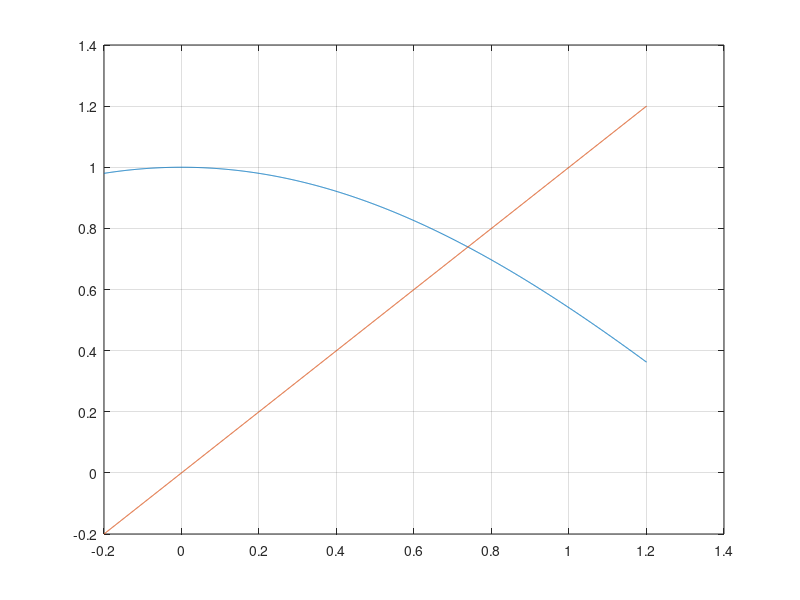

This chart was generated by the following MATLAB code: (Note: this script raises an error after producing the figure.)
clear all;close all;clc;
disp("Probaremos el metodo de punto fijo")

function y = f(x)
y = cos(x);
end

x=-0.2:0.001:1.2;


hold off;
disp("Dibujando funcion");
plot(x,f(x));
grid on;
hold on;
pause;
disp("Dibujando y=x");
plot(x,x);
pause;

x1 = 0;
precision = 0.001;
maxiter = 100;

[sol,x,incr,k] = puntofijo("f",x1,precision,maxiter);

printf("Punto fijo encontrado en %i interacciones\n",k);

disp("Graficación");

for i=1:k-1
 plot([x(i) x(i)  ],[x(i) x(i+1)],'r');
% pause;
 plot([x(i) x(i+1)],[x(i+1) x(i+1)],'r');
% pause;
 printf("x(%i)=%f\n",i,x(i));
end
hold off;
printf("Un punto fijo en %f\n",sol);

